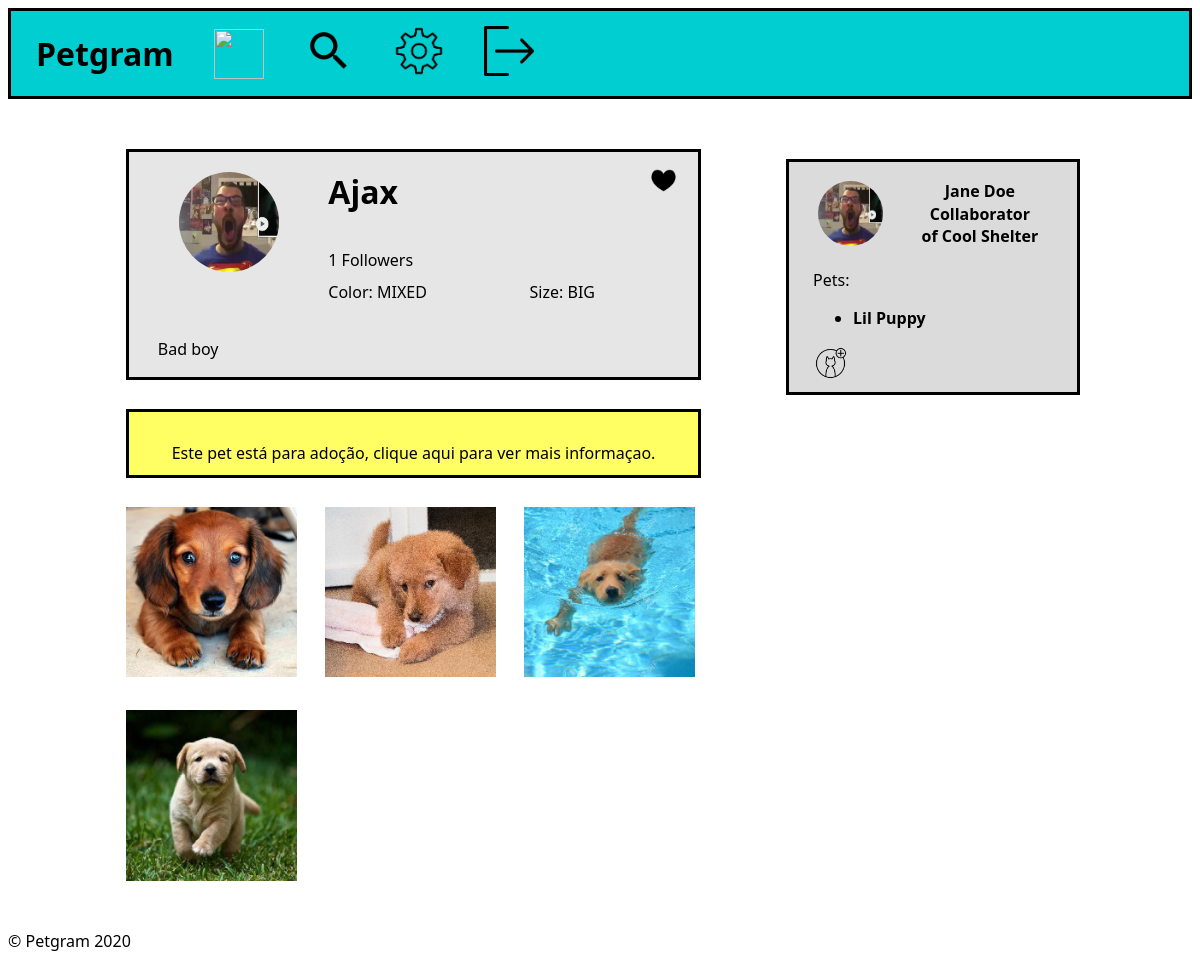
The app's page /pet_profile.php?id=3 (signed in), older data.
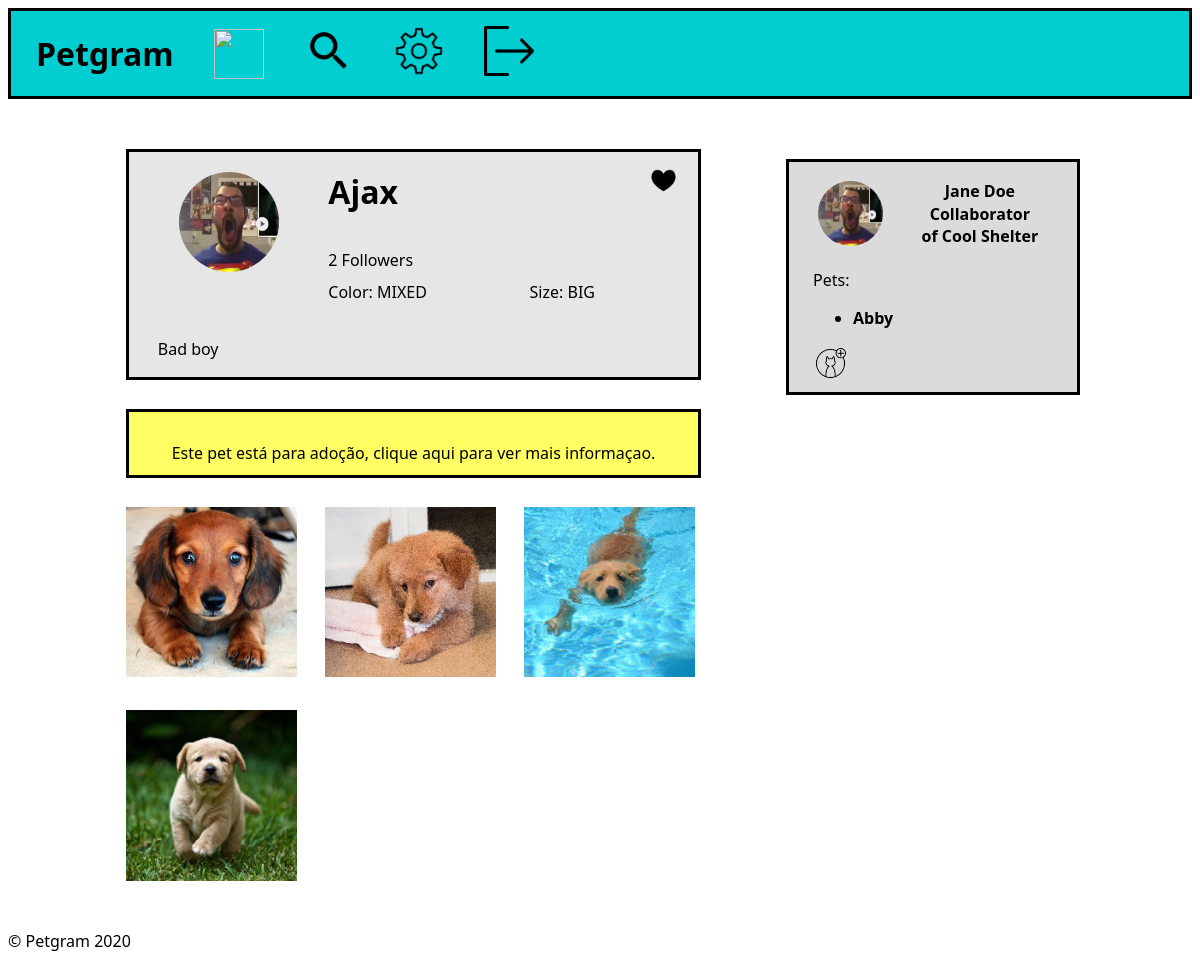
The same page, newer data.
### tables this page shows
CREATE TABLE Pet (
    id           INTEGER  PRIMARY KEY,
    ownerID      INTEGER  REFERENCES Account (id) ON DELETE CASCADE,
    profilePic   INTEGER  REFERENCES ProfileImage (id) ON DELETE CASCADE,
    name         CHAR,
    bio          CHAR,
    description  CHAR,
    requirements CHAR
);

CREATE TABLE Post (
    id          INTEGER  PRIMARY KEY,
    petID       INTEGER  REFERENCES Pet (id) ON DELETE CASCADE,
    description CHAR,
    photo       INTEGER  UNIQUE,
    date        DATE
);

### database/user.php (called while the page is built, shortened)
<?php
function getUserPets()
{
    global $db;
    $user_id = $_SESSION['user']['id'];
    $stmt = $db->prepare('SELECT * FROM pet WHERE ownerID = ?');
    $stmt->execute([$user_id]);
    return $stmt->fetchAll();
}

### database/pet.php (called while the page is built, shortened)
<?php
    function getPet($id) {
        global $db;
        $stmt = $db->prepare('SELECT * FROM pet WHERE id = ?');
        $stmt->execute([$id]);
        $pet = $stmt->fetch();
        return $pet;
    }
    function isPetOwner($pet_id) {
        global $db;
        $user_id = $_SESSION['user']['id'];
        $stmt = $db->prepare('SELECT * FROM pet WHERE id = ? AND ownerID = ?');
        $stmt->execute([$pet_id, $user_id]);
        $pet = $stmt->fetch();
        return $pet;
    }
    function getPetPosts($pet_id)
    {
        global $db;
        $stmt = $db->prepare('SELECT id, photo FROM post WHERE petId = ?');
        $stmt->execute([$pet_id]);
        $posts = $stmt->fetchAll();
        return $posts;
    }
    function isIndividual($id)
    {
        global $db;
        try {
            $stmt = $db->prepare("SELECT * FROM individualpet WHERE petID=(?)");
            $exec = $stmt->execute([$id]);
            $individualPet = $stmt->fetch();
            return $individualPet;
        } catch (\Throwable $th) {
            return false;
        }
    }
?>

### database/favourite.php (called while the page is built, shortened)
<?php
    function isFavourite($account_id, $pet_id) {
        global $db;
        $stmt = $db->prepare('SELECT * FROM favourite WHERE accountID = ? AND petID = ?');
        $stmt->execute([$account_id, $pet_id]);
        return $stmt->fetch() != NULL;
    }
    function getNumber($pet_id){
        global $db;
        $stmt = $db->prepare('SELECT * FROM favourite WHERE petID = ?');
        $stmt->execute([$pet_id]);
        $number = count($stmt->fetchAll());
        return $number;
    }
    ?>

### pet_profile.php (the view, shortened to what the changed rows need)
<?php
include_once('database/connection.php');
include_once('database/favourite.php');
include_once('database/pet.php');
$id = $_GET['id'];
$pet = getPet($id);
?>
<!DOCTYPE html>
<html lang="en-US">
<head>
    <link href="css/home.css" rel="stylesheet">
</head>
<body>
    <?php include_once('hotbar.php') ?>
    <?php include_once('sidebar.php') ?>
    <section id="profile">
        <div id="top">
            <?php
            if (!isPetOwner($pet['id']))
                if (isFavourite($_SESSION['user']['id'], $pet['id']))
                    echo '<img id ="fav" src="images/favourited.png" alt="" width="35" height="35" onclick="unfavouritePet(' . $_SESSION['user']['id'] . ',' . $pet['id'] . ')">';
                else
                    echo '<img id ="fav" src="images/unfavourited.png" alt="" width="35" height="35" onclick="favouritePet(' . $_SESSION['user']['id'] . ',' . $pet['id'] . ')">';
            ?>
            <img id="petpic" src="images/profileImages/squared/<?php echo $pet['profilePic'] ?>.jpg" alt="" width="65" height="65">
            <h1 id="name"><?php echo $pet['name'] ?></h1>
            <p id="followers"><?php echo getNumber($pet['id']) ?> Followers</p>
            <?php
                if(($individual = isIndividual($pet['id'])) != false){
                    echo '<p id="colour">Color: '.$individual['colour'].'</p>';
                    echo '<p id="size">Size: '.$individual['size'].'</p>';
                }
            ?>
            <p id="bio"><?php echo $pet['bio'] ?></p>
        </div>
        <div id="gallery">
            <?php
                $posts = getPetPosts($pet['id']);
                $numPosts = count($posts);
                $i = 0;
                while($i < $numPosts)
                {
                    $j = 0;
                    echo '<div class="row">';
                    while($j < 3 && $i < $numPosts)
                    {
                        echo '<a href="post.php?id='.$posts[$i]['id'].'"><img src="images/petImages/squared/'.$posts[$i]['photo'].'.jpg" alt="" width="65" height="65"></a>';
                        $j++;
                        $i++;
                    }
                    echo '</div>';
                }
            ?>
        </div>
    </section>
</body>
</html>

### sidebar.php (shortened to what the changed rows need)
<?php
include_once('database/user.php');
$user_pets = getUserPets();
?>
<aside id="sideBar">
    <ul>
        <?php
        if (count($user_pets) == 0)
            echo '<li>No pets yet</li>';
        else
            foreach ($user_pets as $user_pet)
                echo '<a href="pet_profile.php?id=' . $user_pet['id'] . '">
                    <li>' . $user_pet['name'] . '</li>
                  </a>'
        ?>
    </ul>
</aside>

Row changes from the older to the newer data that the page shows:
no longer on this page (row edited): pet: name "Lil Puppy"
now on this page (row edited): pet: name "Abby"
Text that changed along with them:
getNumber($pet['id']): "1" → "2"
